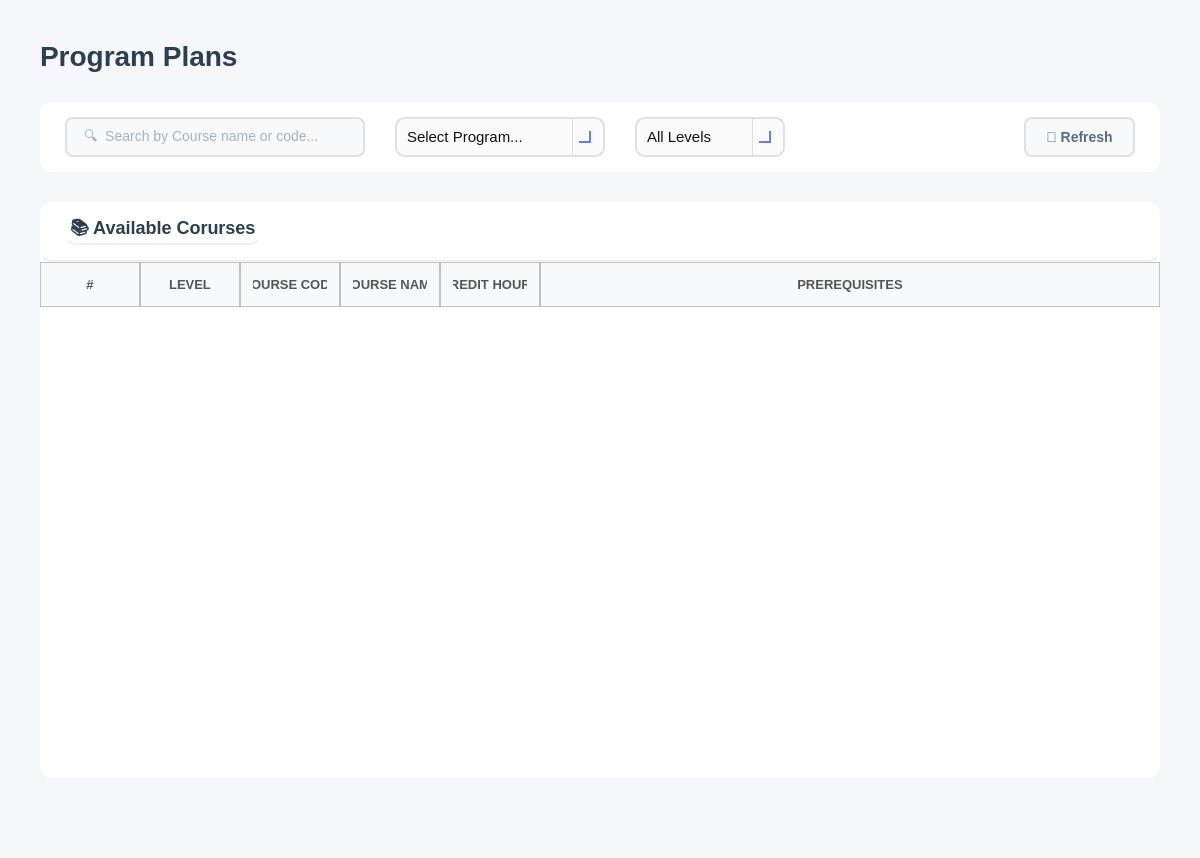
<?xml version="1.0" encoding="UTF-8"?>
<ui version="4.0">
 <class>ProgramPlans</class>
 <widget class="QWidget" name="ProgramPlans">
  <property name="geometry">
   <rect>
    <x>0</x>
    <y>0</y>
    <width>1200</width>
    <height>858</height>
   </rect>
  </property>
  <property name="windowTitle">
   <string>Course</string>
  </property>
  <property name="styleSheet">
   <string notr="true">background-color: #f5f7fa;</string>
  </property>
  <layout class="QVBoxLayout" name="mainLayout">
   <property name="spacing">
    <number>30</number>
   </property>
   <property name="leftMargin">
    <number>40</number>
   </property>
   <property name="topMargin">
    <number>40</number>
   </property>
   <property name="rightMargin">
    <number>40</number>
   </property>
   <property name="bottomMargin">
    <number>20</number>
   </property>
   <item>
    <layout class="QHBoxLayout" name="headerLayout">
     <item>
      <widget class="QLabel" name="labelTitle">
       <property name="styleSheet">
        <string notr="true">font-size: 28px; font-weight: bold; color: #2c3e50; background: transparent;</string>
       </property>
       <property name="text">
        <string>Program Plans</string>
       </property>
      </widget>
     </item>
     <item>
      <spacer name="headerSpacer">
       <property name="orientation">
        <enum>Qt::Orientation::Horizontal</enum>
       </property>
       <property name="sizeHint" stdset="0">
        <size>
         <width>40</width>
         <height>20</height>
        </size>
       </property>
      </spacer>
     </item>
    </layout>
   </item>
   <item>
    <widget class="QFrame" name="filterFrame">
     <property name="minimumSize">
      <size>
       <width>0</width>
       <height>70</height>
      </size>
     </property>
     <property name="maximumSize">
      <size>
       <width>16777215</width>
       <height>70</height>
      </size>
     </property>
     <property name="styleSheet">
      <string notr="true">background-color: white; border-radius: 12px;</string>
     </property>
     <property name="frameShape">
      <enum>QFrame::Shape::StyledPanel</enum>
     </property>
     <layout class="QHBoxLayout" name="filterLayout">
      <property name="spacing">
       <number>30</number>
      </property>
      <property name="leftMargin">
       <number>25</number>
      </property>
      <property name="topMargin">
       <number>15</number>
      </property>
      <property name="rightMargin">
       <number>25</number>
      </property>
      <property name="bottomMargin">
       <number>15</number>
      </property>
      <item>
       <widget class="QLineEdit" name="lineEditSearch">
        <property name="minimumSize">
         <size>
          <width>300</width>
          <height>40</height>
         </size>
        </property>
        <property name="maximumSize">
         <size>
          <width>200</width>
          <height>16777215</height>
         </size>
        </property>
        <property name="styleSheet">
         <string notr="true">QLineEdit {
    padding: 10px 15px;
    border: 2px solid #e0e0e0;
    border-radius: 8px;
    font-size: 14px;
    background-color: #f8f9fa;   /* light neutral background */
    color: #5a6c7d;             /* text color similar to buttons */
}

QLineEdit:focus {
    border-color: #f5576c;       /* accent border on focus */
    background-color: #ffffff;   /* slightly lighter when active */
}

QLineEdit:disabled {
    background-color: #ededed;   /* washed-out grey */
    color: #a1a8b3;             /* faded text */
}
</string>
        </property>
        <property name="placeholderText">
         <string>🔍  Search by Course name or code...</string>
        </property>
       </widget>
      </item>
      <item>
       <widget class="QComboBox" name="comboBoxSelectProgram">
        <property name="sizePolicy">
         <sizepolicy hsizetype="Expanding" vsizetype="Fixed">
          <horstretch>0</horstretch>
          <verstretch>0</verstretch>
         </sizepolicy>
        </property>
        <property name="minimumSize">
         <size>
          <width>150</width>
          <height>40</height>
         </size>
        </property>
        <property name="maximumSize">
         <size>
          <width>16777215</width>
          <height>65</height>
         </size>
        </property>
        <property name="styleSheet">
         <string notr="true">/* ----------------- QComboBox Base ----------------- */
QComboBox {
    border: 2px solid #E0E0E0;          /* main border */
    border-radius: 10px;
    padding: 8px 10px;                   /* Matches QLineEdit padding */
    background: rgba(250, 250, 250, 200);
    font-size: 11pt;
    color: #111111;
}

/* Focused state */
QComboBox:focus {
    border: 2px solid #667EEA; 
    background: rgba(250, 250, 250, 220);
}

/* ----------------- Drop-down Arrow ----------------- */
QComboBox::drop-down {
    subcontrol-origin: padding;
    subcontrol-position: top right;
    width: 30px; 
    border-left-width: 1px;
    border-left-color: #E0E0E0;
    border-left-style: solid;
    border-top-right-radius: 12px;       /* rounder corners */
    border-bottom-right-radius: 12px;    /* rounder corners */
    background: transparent;
}

/* Remove ugly black border on hover/focus */
QComboBox::drop-down:hover,
QComboBox::drop-down:focus {
    border-left-color: #667EEA;
    background: transparent;
    border: none;
}

/* Modern, visible arrow using simple chevron */
QComboBox::down-arrow {
    width: 10px;
    height: 10px;
    border: solid #667EEA;
    border-width: 0 2px 2px 0;
    margin-right: 6px;
}

/* ----------------- Dropdown Popup ----------------- */
/* Dropdown Popup */
QComboBox QAbstractItemView {
    background-color: #fdfdfd;          /* slightly off-white */
    border: 2px solid #E0E0E0;          /* subtle grey border */
    border-radius: 8px;                  /* may not be perfect on Windows */
    color: #111111;
    font-size: 11pt;
    padding: 5px;
    selection-background-color: #667EEA;
    selection-color: white;
    outline: none;
}

/* Items hover/selection */
QComboBox QAbstractItemView::item:hover {
    background-color: rgba(102, 126, 234, 0.1);
    color: #111111;
}

QComboBox QAbstractItemView::item:selected {
    background-color: #667EEA;
    color: white;
}

/* Error highlight for combo box */
QComboBox[error=&quot;true&quot;] {
    border: 2px solid #FF4A4A;
}</string>
        </property>
        <property name="placeholderText">
         <string>Select Program...</string>
        </property>
        <item>
         <property name="text">
          <string>Computer</string>
         </property>
        </item>
        <item>
         <property name="text">
          <string>Communication</string>
         </property>
        </item>
        <item>
         <property name="text">
          <string>Power</string>
         </property>
        </item>
        <item>
         <property name="text">
          <string>Biomedical</string>
         </property>
        </item>
       </widget>
      </item>
      <item>
       <widget class="QComboBox" name="comboBoxStatusFilter">
        <property name="minimumSize">
         <size>
          <width>150</width>
          <height>40</height>
         </size>
        </property>
        <property name="cursor">
         <cursorShape>PointingHandCursor</cursorShape>
        </property>
        <property name="styleSheet">
         <string notr="true">/* ----------------- QComboBox Base ----------------- */
QComboBox {
    border: 2px solid #E0E0E0;          /* main border */
    border-radius: 10px;
    padding: 8px 10px;                   /* Matches QLineEdit padding */
    background: rgba(250, 250, 250, 200);
    font-size: 11pt;
    color: #111111;
}

/* Focused state */
QComboBox:focus {
    border: 2px solid #667EEA; 
    background: rgba(250, 250, 250, 220);
}

/* ----------------- Drop-down Arrow ----------------- */
QComboBox::drop-down {
    subcontrol-origin: padding;
    subcontrol-position: top right;
    width: 30px; 
    border-left-width: 1px;
    border-left-color: #E0E0E0;
    border-left-style: solid;
    border-top-right-radius: 12px;       /* rounder corners */
    border-bottom-right-radius: 12px;    /* rounder corners */
    background: transparent;
}

/* Remove ugly black border on hover/focus */
QComboBox::drop-down:hover,
QComboBox::drop-down:focus {
    border-left-color: #667EEA;
    background: transparent;
    border: none;
}

/* Modern, visible arrow using simple chevron */
QComboBox::down-arrow {
    width: 10px;
    height: 10px;
    border: solid #667EEA;
    border-width: 0 2px 2px 0;
    margin-right: 6px;
}

/* ----------------- Dropdown Popup ----------------- */
/* Dropdown Popup */
QComboBox QAbstractItemView {
    background-color: #fdfdfd;          /* slightly off-white */
    border: 2px solid #E0E0E0;          /* subtle grey border */
    border-radius: 8px;                  /* may not be perfect on Windows */
    color: #111111;
    font-size: 11pt;
    padding: 5px;
    selection-background-color: #667EEA;
    selection-color: white;
    outline: none;
}

/* Items hover/selection */
QComboBox QAbstractItemView::item:hover {
    background-color: rgba(102, 126, 234, 0.1);
    color: #111111;
}

QComboBox QAbstractItemView::item:selected {
    background-color: #667EEA;
    color: white;
}

/* Error highlight for combo box */
QComboBox[error=&quot;true&quot;] {
    border: 2px solid #FF4A4A;
}</string>
        </property>
        <item>
         <property name="text">
          <string>All Levels</string>
         </property>
        </item>
        <item>
         <property name="text">
          <string>Level 1</string>
         </property>
        </item>
        <item>
         <property name="text">
          <string>Level 2</string>
         </property>
        </item>
        <item>
         <property name="text">
          <string>Level 3</string>
         </property>
        </item>
        <item>
         <property name="text">
          <string>Level 4</string>
         </property>
        </item>
        <item>
         <property name="text">
          <string>Level 5</string>
         </property>
        </item>
        <item>
         <property name="text">
          <string>Level 6</string>
         </property>
        </item>
        <item>
         <property name="text">
          <string>Level 7</string>
         </property>
        </item>
       </widget>
      </item>
      <item>
       <spacer name="filterSpacer">
        <property name="orientation">
         <enum>Qt::Orientation::Horizontal</enum>
        </property>
        <property name="sizeHint" stdset="0">
         <size>
          <width>40</width>
          <height>20</height>
         </size>
        </property>
       </spacer>
      </item>
      <item>
       <widget class="QPushButton" name="buttonRefresh">
        <property name="minimumSize">
         <size>
          <width>100</width>
          <height>40</height>
         </size>
        </property>
        <property name="cursor">
         <cursorShape>PointingHandCursor</cursorShape>
        </property>
        <property name="styleSheet">
         <string notr="true">QPushButton {
    background-color: #f8f9fa;
    color: #5a6c7d;
    border: 2px solid #e0e0e0;
    border-radius: 8px;
    font-size: 14px;
    font-weight: bold;
    padding: 10px 20px;
}

QPushButton:hover {
    border-color: #f5576c;
    color: #f5576c;
}

QPushButton:pressed {
    background-color: #e0e0e0; /* darker grey for pressed feedback */
    border-color: #f5576c;
    color: #f5576c;
}</string>
        </property>
        <property name="text">
         <string>🔄 Refresh</string>
        </property>
       </widget>
      </item>
     </layout>
    </widget>
   </item>
   <item>
    <widget class="QFrame" name="tableFrame">
     <property name="styleSheet">
      <string notr="true">background-color: white; border-radius: 12px;</string>
     </property>
     <property name="frameShape">
      <enum>QFrame::Shape::StyledPanel</enum>
     </property>
     <layout class="QVBoxLayout" name="tableMainLayout">
      <property name="spacing">
       <number>0</number>
      </property>
      <property name="leftMargin">
       <number>0</number>
      </property>
      <property name="topMargin">
       <number>0</number>
      </property>
      <property name="rightMargin">
       <number>0</number>
      </property>
      <property name="bottomMargin">
       <number>0</number>
      </property>
      <item>
       <widget class="QFrame" name="tableHeader">
        <property name="minimumSize">
         <size>
          <width>0</width>
          <height>60</height>
         </size>
        </property>
        <property name="maximumSize">
         <size>
          <width>16777215</width>
          <height>60</height>
         </size>
        </property>
        <property name="styleSheet">
         <string notr="true">background: transparent; border-bottom: 2px solid #f0f0f0;</string>
        </property>
        <property name="frameShape">
         <enum>QFrame::Shape::StyledPanel</enum>
        </property>
        <layout class="QHBoxLayout" name="tableHeaderLayout">
         <property name="leftMargin">
          <number>25</number>
         </property>
         <property name="topMargin">
          <number>15</number>
         </property>
         <property name="rightMargin">
          <number>25</number>
         </property>
         <property name="bottomMargin">
          <number>15</number>
         </property>
         <item>
          <widget class="QLabel" name="tableTitle">
           <property name="styleSheet">
            <string notr="true">font-size: 18px; font-weight: bold; color: #2c3e50; background: transparent;</string>
           </property>
           <property name="text">
            <string>📚 Available Corurses</string>
           </property>
          </widget>
         </item>
         <item>
          <spacer name="tableHeaderSpacer">
           <property name="orientation">
            <enum>Qt::Orientation::Horizontal</enum>
           </property>
           <property name="sizeHint" stdset="0">
            <size>
             <width>40</width>
             <height>20</height>
            </size>
           </property>
          </spacer>
         </item>
        </layout>
       </widget>
      </item>
      <item>
       <widget class="QTableWidget" name="tableAllCourses">
        <property name="minimumSize">
         <size>
          <width>0</width>
          <height>300</height>
         </size>
        </property>
        <property name="styleSheet">
         <string notr="true">QTableWidget {
    border: none;
    background-color: white;
    gridline-color: #e5e5e5;      /* slightly darker for visibility */
    color: #222222;               /* matches QLineEdit text color */
    font-size: 14px;
}

QTableWidget::item {
    padding: 14px;
    border: none;
    color: #222222;               /* consistent text color */
}

QTableWidget::item:selected {
    background-color: #fcebed;  /* soft pink selection */
    color: #222222;             /* keep text readable */
}

QHeaderView::section {
    background-color: #f8f9fa;
    padding: 12px;
	border: 1px solid #c1c1c1; 
    font-size: 13px;
    color: #555555;               /* similar to readOnly QLineEdit text */
    font-weight: bold;
}
QTableWidget::item:focus {
    outline: none;
    border: none;
}
/* Removes weird selection rectangle */
QTableWidget::item:focus {
    outline: none;
    border: none;
}
QTableWidget::indicator {
    width: 18px;
    height: 18px;
}

QTableWidget::indicator:unchecked {
    border: 1px solid #b8b8b8;      /* soft grey border */
    background-color: #f8f8f8;      /* very light grey */
    border-radius: 3px;             /* slightly rounded */
}

QTableWidget::indicator:checked {
    border: 1px solid #5a5a5a;      /* darker grey when selected */
    background-color: #6c6c6c;      /* washed-out grey instead of harsh green */
    image: url(&quot;&quot;);                 /* remove default checkmark */
    border-radius: 3px;
}

QTableWidget::indicator:checked:hover,
QTableWidget::indicator:unchecked:hover {
    border-color: #3a3a3a;
}

QTableWidget::indicator:checked::after {
    content: &quot;&quot;;
    image: url(&quot;&quot;); /* no default checkmark */
}
/* ===== SCROLLBARS (VERTICAL &amp; HORIZONTAL) ===== */

/* Track */
QScrollBar:vertical, QScrollBar:horizontal {
    background: rgba(255, 255, 255, 0.05);  /* subtle track */
    border-radius: 6px;
    margin: 0px;  /* remove extra space */
}

/* Handle / Thumb */
QScrollBar::handle:vertical, QScrollBar::handle:horizontal {
    background: rgba(120, 120, 120, 0.35);  /* glassy thumb */
    border-radius: 6px;
    border: 1px solid rgba(255, 255, 255, 0.2); /* subtle highlight */
    min-height: 30px; /* vertical */
    min-width: 30px;  /* horizontal */
}

QScrollBar::handle:vertical:hover,
QScrollBar::handle:horizontal:hover {
    background: rgba(120, 120, 120, 0.55);
}

/* Buttons (up/down or left/right) */
QScrollBar::add-line:vertical, QScrollBar::sub-line:vertical,
QScrollBar::add-line:horizontal, QScrollBar::sub-line:horizontal {
    width: 16px;  /* horizontal buttons width */
    height: 16px; /* vertical buttons height */
    background: rgba(180, 180, 180, 0.35);
    border-radius: 4px;
}

/* Arrow icons */
QScrollBar::up-arrow:vertical, QScrollBar::down-arrow:vertical,
QScrollBar::left-arrow:horizontal, QScrollBar::right-arrow:horizontal {
    width: 6px;
    height: 6px;
    background: transparent;
}

/* Remove blank areas */
QScrollBar::add-page:vertical, QScrollBar::sub-page:vertical,
QScrollBar::add-page:horizontal, QScrollBar::sub-page:horizontal {
    background: none;
}

/* Sizes */
QScrollBar:vertical { width: 12px; }
QScrollBar:horizontal { height: 12px; }
</string>
        </property>
        <property name="editTriggers">
         <set>QAbstractItemView::EditTrigger::NoEditTriggers</set>
        </property>
        <property name="alternatingRowColors">
         <bool>true</bool>
        </property>
        <property name="selectionMode">
         <enum>QAbstractItemView::SelectionMode::ContiguousSelection</enum>
        </property>
        <property name="selectionBehavior">
         <enum>QAbstractItemView::SelectionBehavior::SelectRows</enum>
        </property>
        <property name="cornerButtonEnabled">
         <bool>true</bool>
        </property>
        <attribute name="horizontalHeaderStretchLastSection">
         <bool>true</bool>
        </attribute>
        <attribute name="verticalHeaderVisible">
         <bool>false</bool>
        </attribute>
        <attribute name="verticalHeaderCascadingSectionResizes">
         <bool>true</bool>
        </attribute>
        <column>
         <property name="text">
          <string>#</string>
         </property>
        </column>
        <column>
         <property name="text">
          <string>LEVEL</string>
         </property>
        </column>
        <column>
         <property name="text">
          <string>COURSE CODE</string>
         </property>
        </column>
        <column>
         <property name="text">
          <string>COURSE NAME</string>
         </property>
        </column>
        <column>
         <property name="text">
          <string>CREDIT HOURS</string>
         </property>
        </column>
        <column>
         <property name="text">
          <string>PREREQUISITES</string>
         </property>
        </column>
       </widget>
      </item>
     </layout>
    </widget>
   </item>
   <item>
    <spacer name="verticalSpacer">
     <property name="orientation">
      <enum>Qt::Orientation::Vertical</enum>
     </property>
     <property name="sizeType">
      <enum>QSizePolicy::Policy::Maximum</enum>
     </property>
     <property name="sizeHint" stdset="0">
      <size>
       <width>20</width>
       <height>60</height>
      </size>
     </property>
    </spacer>
   </item>
  </layout>
 </widget>
 <resources/>
 <connections/>
</ui>
